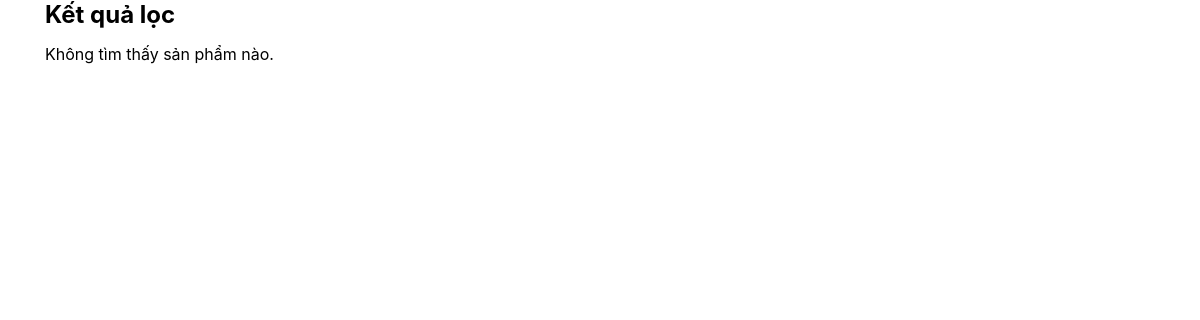
The app's page /filter.php?name=Cupcake Dâu Tươi, older data.
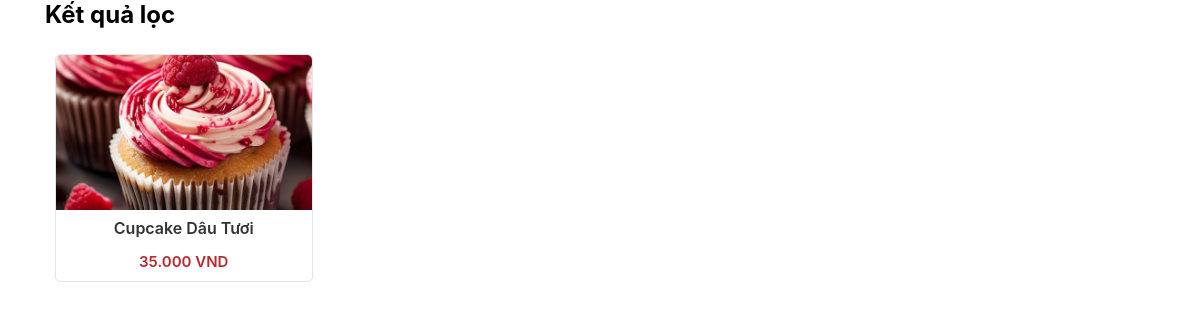
The same page, newer data.
### tables this page shows
CREATE TABLE `product` (
  `ProductID` int(11) NOT NULL,
  `ProductName` varchar(50) NOT NULL,
  `Description` varchar(1000) NOT NULL,
  `CateID` int(11) NOT NULL,
  `ProductImage` varchar(255) NOT NULL,
  `Price` decimal(10,2) NOT NULL
);

### filter.php (the view, shortened to what this page needs)
<?php
    include './connect_db.php';
    $search = isset($_GET['name']) ? $_GET['name'] : "";
    $sort_order = isset($_GET['sort_order']) ? $_GET['sort_order'] : "";
    $conditions = [];
    if ($search) {
        $conditions[] = "`ProductName` LIKE '%" . mysqli_real_escape_string($con, $search) . "%'";
    }
    $sql = "SELECT * FROM `product`";
    if (count($conditions) > 0) {
        $sql .= " WHERE " . implode(" AND ", $conditions);
    }
    if ($sort_order === "asc") {
        $sql .= " ORDER BY `Price` ASC";
    } elseif ($sort_order === "desc") {
        $sql .= " ORDER BY `Price` DESC";
    } else {
        $sql .= " ORDER BY `ProductID` ASC";
    }
    $result = mysqli_query($con, $sql);
?>
<!DOCTYPE html>
<html lang="en">
<head>
    <link rel="stylesheet" href="./assets/css/main.css">
</head>
<body>
    <div class="container">
        <h2>Kết quả lọc</h2>
        <div class="home-products">
            <?php if ($result && mysqli_num_rows($result) > 0) { ?>
                <?php while ($row = mysqli_fetch_assoc($result)) { ?>
                    <div class="col-product">
                        <article class="card-product">
                            <div class="card-header">
                                <a href="detail.php?ProductID=<?= $row['ProductID'] ?>" class="card-image-link">
                                    <img class="card-image" src="./<?= $row['ProductImage'] ?>" alt="<?= $row['ProductName'] ?>">
                                </a>
                            </div>
                            <div class="food-info">
                                <div class="card-content">
                                    <div class="card-title">
                                        <a href="detail.php?ProductID=<?= $row['ProductID'] ?>" class="card-title-link"><?= $row['ProductName'] ?></a>
                                    </div>
                                </div>
                                <div class="card-footer">
                                    <div class="product-price">
                                        <span class="current-price"><?= number_format($row['Price'], 0, ",", ".") ?> VND</span>
                                    </div>
                                </div>
                            </div>
                        </article>
                    </div>
                <?php } ?>
            <?php } else { ?>
                <p>Không tìm thấy sản phẩm nào.</p>
            <?php } ?>
        </div>
    </div>
</body>
</html>

Row changes from the older to the newer data that the page shows:
added product: ProductImage (picture), ProductName "Cupcake Dâu Tươi", Price "35.000"
Text that changed along with them:
text no longer shown: "Không tìm thấy sản phẩm nào."
